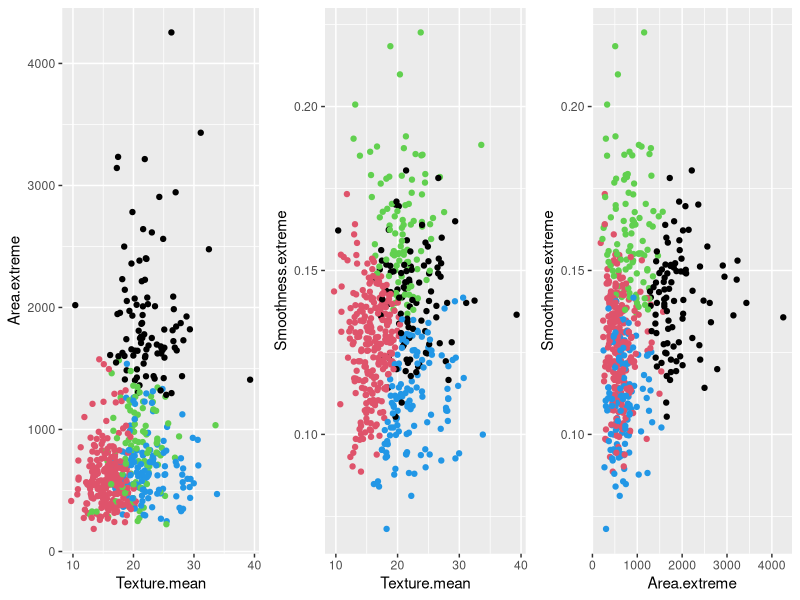

Recreate this plot in R.
############# libraries used ############
# for methods
# for assumption-checking 
# for data organization
library(dplyr)
# for visuals
library(ggplot2)
library(gridExtra)
library(ggdendro)

############# Review data #############
# read in data and review
cancer = read.csv("WI_breastcancer_characteristics.csv")
names(cancer)
dim(cancer)

# measurements only (no diagnosis)
x <- cancer %>%
  select(-ID)
xselect <- cancer %>%
  select(Texture.mean, Area.extreme, Smoothness.extreme)
n = dim(x)[1]
p = dim(x)[2]
pselect = dim(xselect)[2]

# scaling visibly required to allow all measurements to contribute to similarity measure
x.scale = scale(x)
xselect.scale = scale(xselect)


############ fitting non-hierarchical models ############
# K-means with p = 3 measurements
nclust=4  # try 2 and 3 and 4 clusters as well

set.seed(12)
clustA = kmeans(xselect.scale,nclust)$cluster
membclust = clustA

#############  Visuals - scatterplot pairs #############  
pairs12 <- xselect %>%
  ggplot( aes(x=Texture.mean, y=Area.extreme)) +
  geom_point( color=membclust)
pairs13 <- xselect %>%
  ggplot( aes(x=Texture.mean, y=Smoothness.extreme))  +
  geom_point( color=membclust)
pairs23 <- xselect %>%
  ggplot( aes(x=Area.extreme, y=Smoothness.extreme))  +
  geom_point( color=membclust)
grid.arrange(pairs12, pairs13, pairs23, nrow=1)


############# consistency of clusterings with k clusters #############  
#repeat the following a few times

clustA = kmeans(xselect.scale,nclust)$cluster
membclust = clustA
# run the visual commands (above)

clustB = kmeans(xselect.scale,nclust)$cluster
membclust = clustB
# run the visual commands (above)

tablematch <- table(clustA,clustB); tablematch

# if two clusters, just look at diagonals
matchtotal <- sum(apply(tablematch,2,max))
matchtotal/n

############# final non-hierarchical model ############
# K-means with full p = 30 measurements
nclust=2
set.seed(12)
membfull = kmeans(x.scale,nclust)$cluster
membclustNonH = membfull

############# comparing results ############# 
HierResults = read.csv("HierResults.csv")
membclustHier = HierResults$membHier

table(membclustHier,membclustNonH)

# true diagnoses
cancerdiagnosis = read.csv("WI_breastcancer_response.csv")
actualdiagnosis = cancerdiagnosis$Diagnosis

table(actualdiagnosis,membclustHier)
table(actualdiagnosis,membclustNonH)
